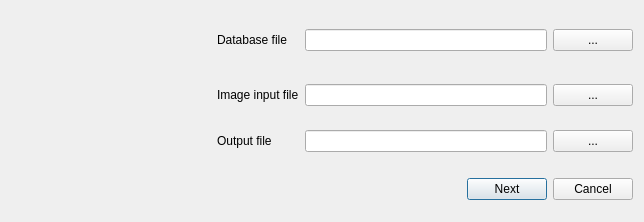
<?xml version="1.0" encoding="UTF-8"?>
<ui version="4.0">
 <class>CreateMosaicDlg</class>
 <widget class="QDialog" name="CreateMosaicDlg">
  <property name="windowModality">
   <enum>Qt::ApplicationModal</enum>
  </property>
  <property name="geometry">
   <rect>
    <x>0</x>
    <y>0</y>
    <width>644</width>
    <height>222</height>
   </rect>
  </property>
  <property name="windowTitle">
   <string>Create new mosaic</string>
  </property>
  <property name="locale">
   <locale language="English" country="UnitedStates"/>
  </property>
  <property name="modal">
   <bool>true</bool>
  </property>
  <layout class="QHBoxLayout" name="horizontalLayout">
   <item>
    <layout class="QHBoxLayout" name="horizontalLayout_2">
     <item>
      <layout class="QGridLayout" name="gridLayout">
       <item row="0" column="1">
        <widget class="QLabel" name="label">
         <property name="text">
          <string>Database file</string>
         </property>
        </widget>
       </item>
       <item row="0" column="2">
        <widget class="QLineEdit" name="databaseEdit"/>
       </item>
       <item row="1" column="2">
        <widget class="QLineEdit" name="imageEdit"/>
       </item>
       <item row="1" column="1">
        <widget class="QLabel" name="label_2">
         <property name="text">
          <string>Image input file</string>
         </property>
        </widget>
       </item>
       <item row="0" column="3">
        <widget class="QPushButton" name="selectDatabase">
         <property name="text">
          <string>...</string>
         </property>
        </widget>
       </item>
       <item row="1" column="3">
        <widget class="QPushButton" name="selectImage">
         <property name="text">
          <string>...</string>
         </property>
         <property name="autoDefault">
          <bool>true</bool>
         </property>
        </widget>
       </item>
       <item row="3" column="1" colspan="3">
        <layout class="QGridLayout" name="gridLayout_2">
         <item row="0" column="2">
          <widget class="QPushButton" name="cancelButton">
           <property name="text">
            <string>Cancel</string>
           </property>
           <property name="autoDefault">
            <bool>true</bool>
           </property>
          </widget>
         </item>
         <item row="0" column="0">
          <spacer name="horizontalSpacer">
           <property name="orientation">
            <enum>Qt::Horizontal</enum>
           </property>
           <property name="sizeHint" stdset="0">
            <size>
             <width>40</width>
             <height>20</height>
            </size>
           </property>
          </spacer>
         </item>
         <item row="0" column="1">
          <widget class="QPushButton" name="nextButton">
           <property name="text">
            <string>Next</string>
           </property>
           <property name="autoDefault">
            <bool>true</bool>
           </property>
           <property name="default">
            <bool>true</bool>
           </property>
          </widget>
         </item>
        </layout>
       </item>
       <item row="0" column="0" rowspan="4">
        <widget class="QLabel" name="previewLabel">
         <property name="minimumSize">
          <size>
           <width>200</width>
           <height>200</height>
          </size>
         </property>
         <property name="maximumSize">
          <size>
           <width>200</width>
           <height>200</height>
          </size>
         </property>
         <property name="frameShape">
          <enum>QFrame::NoFrame</enum>
         </property>
         <property name="lineWidth">
          <number>2</number>
         </property>
         <property name="text">
          <string/>
         </property>
        </widget>
       </item>
       <item row="2" column="2">
        <widget class="QLineEdit" name="outputEdit"/>
       </item>
       <item row="2" column="1">
        <widget class="QLabel" name="label_3">
         <property name="text">
          <string>Output file</string>
         </property>
        </widget>
       </item>
       <item row="2" column="3">
        <widget class="QPushButton" name="selectOutput">
         <property name="text">
          <string>...</string>
         </property>
         <property name="autoDefault">
          <bool>true</bool>
         </property>
        </widget>
       </item>
      </layout>
     </item>
    </layout>
   </item>
  </layout>
 </widget>
 <resources/>
 <connections/>
</ui>
